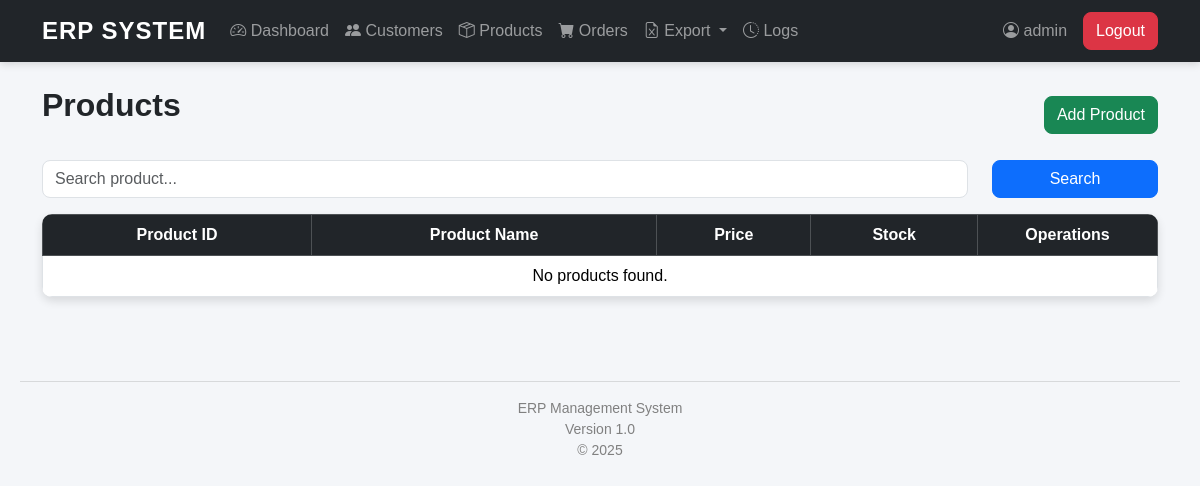
Before: /products (signed in) with the older database file.
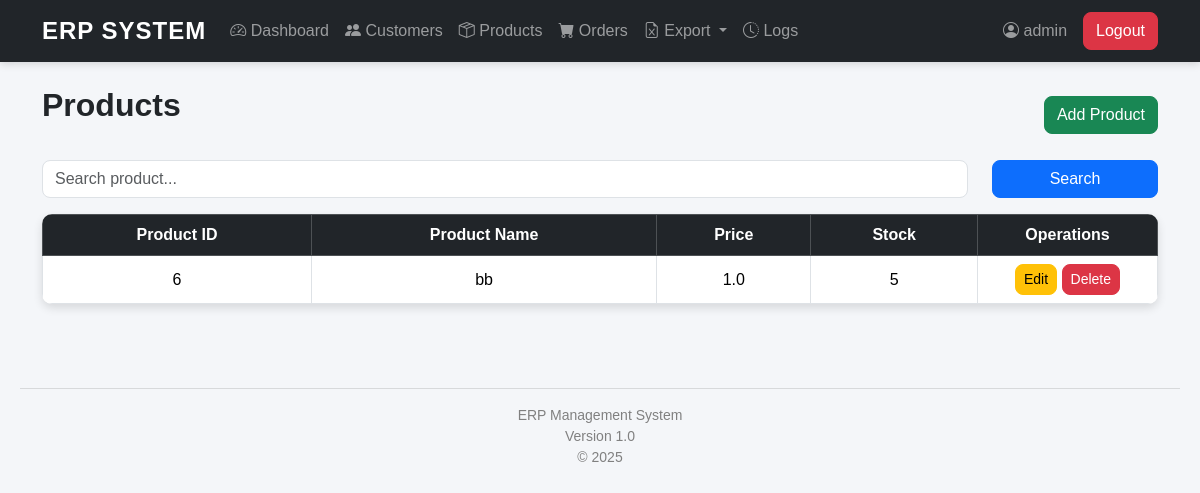
After: the same page with the newer database file.
### models/product.py (models this page shows, shortened)
class Product(db.Model):
    __tablename__ = "products"
    product_id = db.Column(
        db.Integer,
        primary_key=True
    )
    name = db.Column(
        db.String(100),
        nullable=False
    )
    price = db.Column(
        db.Float,
        nullable=False
    )
    stock = db.Column(
        db.Integer,
        default=0
    )
    orders = db.relationship(
        "Order",
        backref="product",
        lazy=True,
        cascade="all, delete"
    )

### routes/product_routes.py (the view)
@product_bp.route("/products")
def products():
    if "username" not in session:
        return redirect(
            url_for("auth.login")
        )
    keyword = request.args.get(
        "search",
        ""
    ).strip()
    if keyword:
        product_list = product_service.search_product(
            keyword
        )
    else:
        product_list = product_service.get_all_products()
    return render_template(
        "products/products.html",
        products=product_list,
        keyword=keyword
    )

### repositories/product_repository.py (called while the page is built)
    def get_all_products(self):
        return Product.query.order_by(
            Product.product_id
        ).all()

### services/product_service.py (called while the page is built)
    def get_all_products(self):
        return self.repository.get_all_products()

### templates/products/products.html
{% extends "base.html" %}
{% block content %}
<div class="d-flex justify-content-between align-items-center mb-3">
    <h2>Products</h2>
    <a href="/products/add" class="btn btn-success">
        Add Product
    </a>
</div>
<form method="GET" class="row mb-3">
    <div class="col-md-10">
        <input
            type="text"
            name="search"
            class="form-control"
            placeholder="Search product..."
            value="{{ keyword }}">
    </div>
    <div class="col-md-2">
        <button
            type="submit"
            class="btn btn-primary w-100">
            Search
        </button>
    </div>
</form>
<table class="table table-bordered table-hover shadow">
    <thead class="table-dark">
        <tr>
            <th>Product ID</th>
            <th>Product Name</th>
            <th>Price</th>
            <th>Stock</th>
            <th width="180">Operations</th>
        </tr>
    </thead>
    <tbody>
    {% for product in products %}
        <tr>
            <td>{{ product.product_id }}</td>
            <td>{{ product.name }}</td>
            <td>{{ product.price }}</td>
            <td>{{ product.stock }}</td>
            <td>
                <a
                    href="/products/edit/{{ product.product_id }}"
                    class="btn btn-warning btn-sm">
                    Edit
                </a>
                <a
                    href="/products/delete/{{ product.product_id }}"
                    class="btn btn-danger btn-sm"
                    onclick="return confirm('Are you sure you want to delete this product?');">
                    Delete
                </a>
            </td>
        </tr>
    {% else %}
        <tr>
            <td colspan="5" class="text-center">
                No products found.
            </td>
        </tr>
    {% endfor %}
    </tbody>
</table>
{% endblock %}

Changed rows visible on the page:
added Product: product_id "6", name "bb", price "1.0", stock "5"
Other visible differences:
text no longer shown: "No products found."
